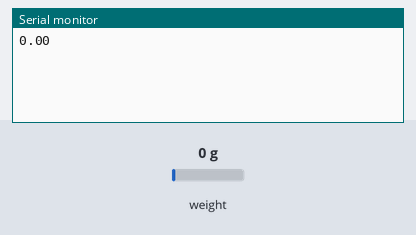
The sketch below on a simulated Arduino Uno, built with avr-gcc and run on an emulated ATmega328P. Parts: the last lines printed to the serial monitor. The inputs (shaded band) are chosen by the test bench; at power-on: weight on the scale 0 g.

Above: at 2.2 s.
2.3 s: weight on the scale set to 100 g
At 3.6 s:
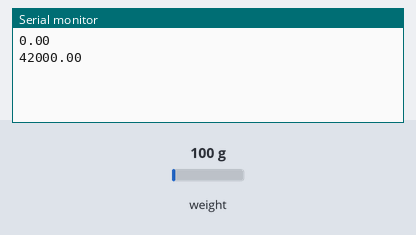
3.8 s: weight on the scale set to 1250 g
At 4.7 s:
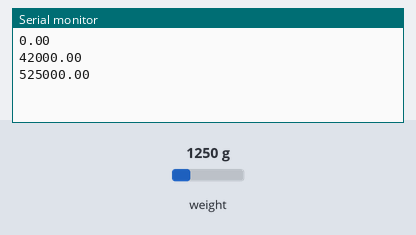
Timing chart, 0 to 6.8 s (numbered marks = the images above; inputs shaded):
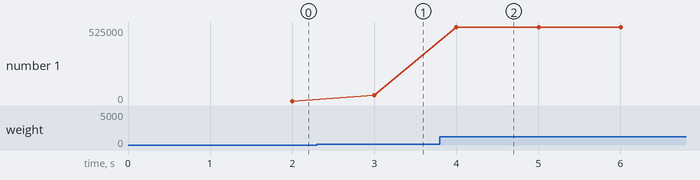

Measured:
- after the input at 2.3 s, the serial monitor: prints a new line after 0.70 s (image 1)
- after the input at 3.8 s, the serial monitor: prints a new line after 0.20 s (image 2)
- plotted number 1: 0 → 42000 after the input at 2.3 s, 42000 → 525000 after the input at 3.8 s

The sketch:

Project7.ino
```cpp
#include "HX711.h" // include the appropriate library for `scale` functions


HX711 scale; //invoke scale functions

void setup() {

 Serial.begin(115200); //set baud rate
   scale.begin(6, 7); //set digital pins 6 and 7 as the data and clock pins
  scale.tare(); //zero the measurements

}


void loop() {

  float newReading= scale.get_units(10); //establish new variable from load cel

   Serial.println(newReading); //print load cell value

}
```
